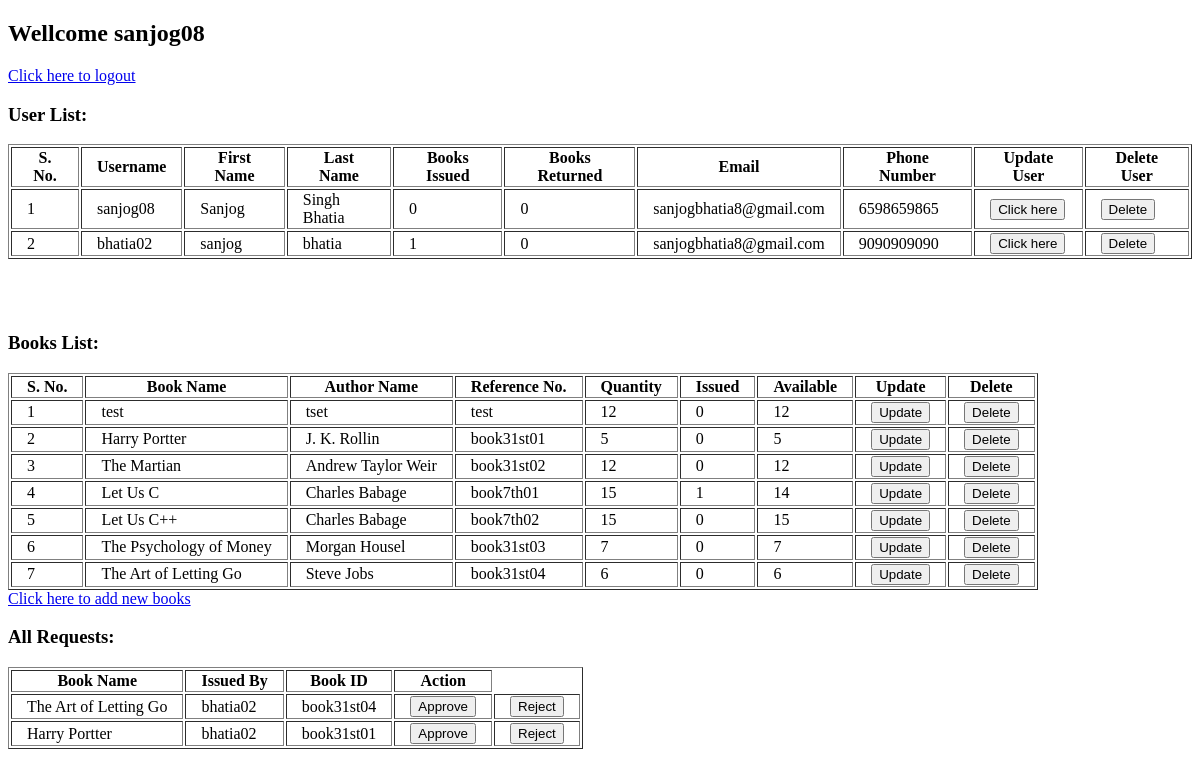
Page /admin (signed in) on the earlier database version.
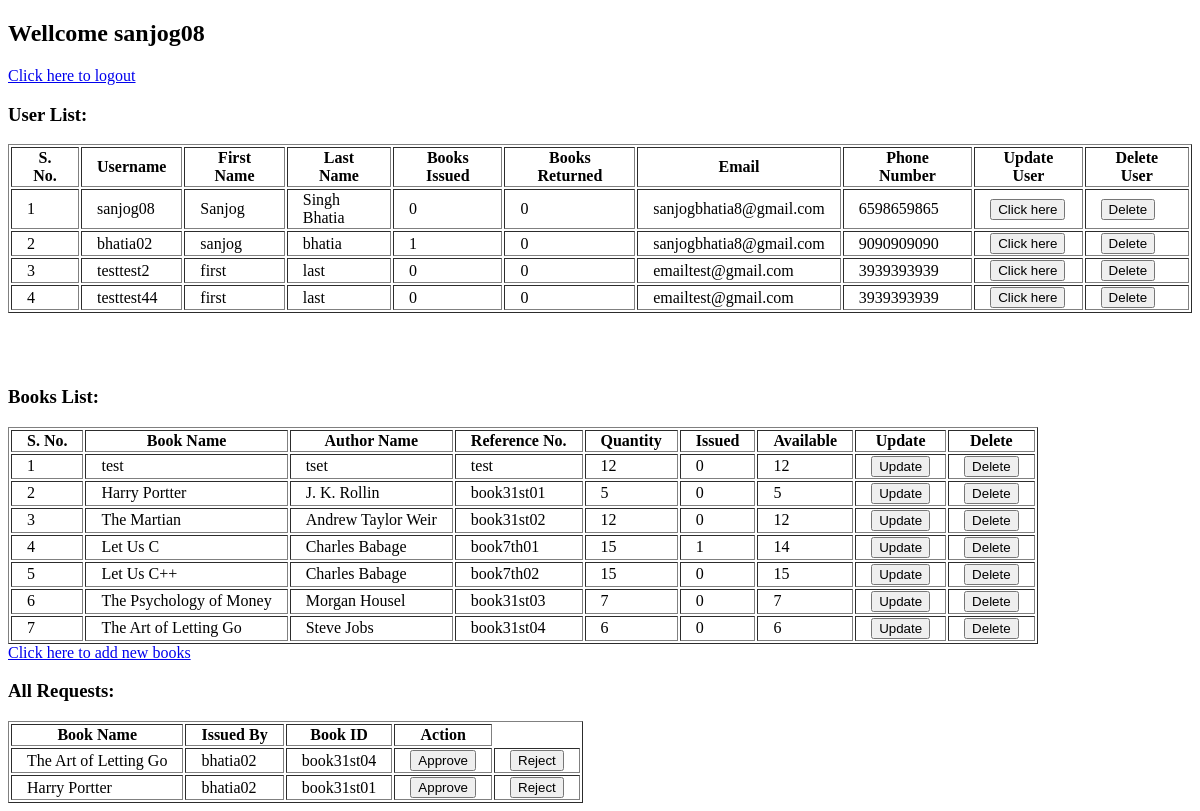
Same page on the later database version.
### models/userModel.py (models this page shows, shortened)
class userModel(Base):
    __tablename__ = "users"
    snum = Column(Integer, primary_key=True, autoincrement=True)
    username = Column(String(15))
    firstName = Column(String(20))
    lastName = Column(String(20))
    email = Column(String(50))
    phoneNumber = Column(Integer)
    password = Column(String)
    isAdmin = Column(Boolean, default=False)
    booksIssued = Column(Integer, default=0)
    pendingRequest = Column(Integer, default=0)
    booksReturned = Column(Integer, default=0)
    __table_args__ = (UniqueConstraint('username', name='_username_uc'),)
    @staticmethod
    def getAllUsers():
        userData = dbSession.query(userModel).all()
        return userData

### models/bookModel.py (models this page shows, shortened)
class bookModel(Base):
    __tablename__ = "books"
    snum = Column(Integer, primary_key=True, autoincrement=True)
    bookName = Column(String)
    author = Column(String)
    referenceNumber = Column(Integer)
    issued = Column(Integer, default=0)
    quantity = Column(Integer)
    available = Column(Integer, default=quantity)
    __table_args__ = (UniqueConstraint('referenceNumber', name='_referenceNumber_uc'),)
    @staticmethod
    def getAllBooks():
        booksData = dbSession.query(bookModel).all()
        return booksData

### models/requestModel.py (models this page shows, shortened)
class reqModel(Base):
    __tablename__ = "requests"
    snum = Column(Integer, primary_key=True, autoincrement=True)
    bookName = Column(String)
    issuedBy = Column(String)
    bookId = Column(String)
    action = Column(Boolean, default=None)
    approval = Column(Boolean, default=None)
    returned = Column(Boolean, default=None)
    @staticmethod
    def getAllRequest():
        reqData = dbSession.query(reqModel).filter(reqModel.action==None).all()
        if reqData:
            return reqData
        else:
            return None

### routes.py (the view)
@main.route('/admin')
def admin():
    return adminController.get()

### controllers/adminCon.py (called while the page is built)
    def get():
        if 'username' in session and session['admin'] == True:
            userData = userModel.getAllUsers()
            booksData = bookModel.getAllBooks()
            allReqs = reqModel.getAllRequest()
            if 'error' in session:
                error = session['error']
                session.pop('error', None)
                return render_template('adminsPage.html', users=userData, books=booksData, requests=allReqs, err=error)
            return render_template('adminsPage.html', users=userData, books=booksData, requests=allReqs)
        return 'You are not logedin as admin!<br><a href="http://localhost:5542/login">Click here to LOGIN</a>'

### templates/adminsPage.html (shortened to what this page needs)
<!DOCTYPE html>
<html lang="en">
<head>
</head>
<body>
    <div class="heading">
        <h2>Wellcome {{ session['username'] }}</h2>
        <a href="http://localhost:5542/logout">Click here to logout</a><br>
    </div>
    <h3>User List:</h3>
    {% if users %}
    <table border=1>
        <tr>
            <th>S. No.</th>
            <th>Username</th>
            <th>First Name</th>
            <th>Last Name</th>
            <th>Books Issued</th>
            <th>Books Returned</th>
            <th>Email</th>
            <th>Phone Number</th>
            <th>Update User</th>
            <th>Delete User</th>
        </tr>
        {% for user in users %}
        <tr>
            <td>{{ user.snum }}</td>
            <td>{{ user.username }}</td>
            <td>{{ user.firstName }}</td>
            <td>{{ user.lastName }}</td>
            <td>{{ user.booksIssued }}</td>
            <td>{{ user.booksReturned }}</td>
            <td>{{ user.email }}</td>
            <td>{{ user.phoneNumber }}</td>
            <td>
                <form action="http://localhost:5542/update" method="POST" style="display:inline;">
                    <button type="submit">Click here</button>
                </form>
            </td>
            <td>
                <form action="http://localhost:5542/delete-user" method="POST" style="display:inline;">
                    <button type="submit">Delete</button>
                </form>
            </td>
        </tr>
        {% endfor %}
    </table><br><br><br>
    {% endif %}
    <h3>Books List:</h3>
    {% if books %}
    <table border=1>
        <tr>
            <th>S. No.</th>
            <th>Book Name</th>
            <th>Author Name</th>
            <th>Reference No.</th>
            <th>Quantity</th>
            <th>Issued</th>
            <th>Available</th>
            <th>Update</th>
            <th>Delete</th>
        </tr>
        {% for book in books %}
        <tr>
            <td>{{ book.snum }}</td>
            <td>{{ book.bookName }}</td>
            <td>{{ book.author }}</td>
            <td>{{ book.referenceNumber }}</td>
            <td>{{ book.quantity }}</td>
            <td>{{ book.issued }}</td>
            <td>{{ book.available }}</td>
            <td>
                <form action="http://localhost:5542/books/update" method="POST" style="display:inline;">
                    <button type="submit">Update</button>
                </form>
            </td>
            <td>
                <form action="http://localhost:5542/books/delete" method="POST" style="display:inline;">
                    <button type="submit">Delete</button>
                </form>
            </td>
        </tr>
        {% endfor %}
    </table>
    {% else %}
    <p>No books to show, add books in your library.</p>
    {% endif %}
    <a href="http://localhost:5542/books/add-new" method="GET">Click here to add new books</a>
    <h3>All Requests: </h3>
    {% if requests %}
    <table border="1">
        <tr>
            <th>Book Name</th>
            <th>Issued By</th>
            <th>Book ID</th>
            <th>Action</th>
        </tr>
        {% for request in requests %}
        <tr>
            <td>{{ request.bookName }}</td>
            <td>{{ request.issuedBy }}</td>
            <td>{{ request.bookId }}</td>
            <td>
                <form action="http://localhost:5542/approve" method="POST" style="display:inline;">
                    <button type="submit">Approve</button>
                </form>
            </td>
            <td>
                <form action="http://localhost:5542/reject" method="POST" style="display:inline;">
                    <button type="submit">Reject</button>
                </form>
            </td>
        </tr>
        {% endfor %}
    </table>
    {% else %}
    <p>You didn't haave any pending requests now.</p>
    {% endif %}
</body>
</html>

### templates/adminsPage.html (style rules this page uses)
th, td { padding-left: 15px; padding-right: 15px; }

Differences in the rows shown:
added userModel: snum "3", username "testtest2", firstName "first", lastName "last", booksIssued "0", booksReturned "0", email "emailtest@gmail.com", phoneNumber "3939393939"
added userModel: snum "4", username "testtest44", firstName "first", lastName "last", booksIssued "0", booksReturned "0", email "emailtest@gmail.com", phoneNumber "3939393939"
